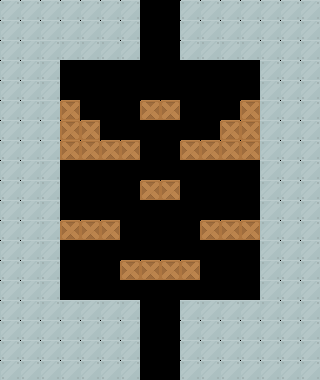

Below is a game level as drawn by its tile map, then a one-line description and the .tmx that defines it (tile-layer data replaced by summaries):
An orthogonal 16x19 tile map with 20x20 px tiles, 1 tile layer (Tile Layer 1) and 28 objects (28x ITEM_COIN).

<map version="1.2" tiledversion="1.2.3" orientation="orthogonal" renderorder="right-down" width="16" height="19" tilewidth="20" tileheight="20" infinite="0" nextlayerid="8" nextobjectid="57">
 <tileset firstgid="1" source="../../HW#4/NYUCodebase/MySprites.tsx" />
 <layer id="7" name="Tile Layer 1" width="16" height="19">
  <data>[304 cells, 198 non-empty, 3 distinct tile ids]</data>
 </layer>
 <objectgroup id="4" name="ObjectLayer">
  <object id="29" name="Coin" type="ITEM_COIN" gid="79" x="60" y="220" width="20" height="20" />
  <object id="30" name="Coin" type="ITEM_COIN" gid="79" x="80" y="220" width="20" height="20" />
  <object id="31" name="Coin" type="ITEM_COIN" gid="79" x="100" y="220" width="20" height="20" />
  <object id="32" name="Coin" type="ITEM_COIN" gid="79" x="200" y="220" width="20" height="20" />
  <object id="33" name="Coin" type="ITEM_COIN" gid="79" x="220" y="220" width="20" height="20" />
  <object id="34" name="Coin" type="ITEM_COIN" gid="79" x="240" y="220" width="20" height="20" />
  <object id="35" name="Coin" type="ITEM_COIN" gid="79" x="100" y="140" width="20" height="20" />
  <object id="36" name="Coin" type="ITEM_COIN" gid="79" x="120" y="140" width="20" height="20" />
  <object id="37" name="Coin" type="ITEM_COIN" gid="79" x="80.085" y="120" width="20" height="20" />
  <object id="38" name="Coin" type="ITEM_COIN" gid="79" x="60.085" y="100" width="20" height="20" />
  <object id="39" name="Coin" type="ITEM_COIN" gid="79" x="180" y="140" width="20" height="20" />
  <object id="40" name="Coin" type="ITEM_COIN" gid="79" x="200" y="140" width="20" height="20" />
  <object id="41" name="Coin" type="ITEM_COIN" gid="79" x="220" y="120" width="20" height="20" />
  <object id="42" name="Coin" type="ITEM_COIN" gid="79" x="240.208" y="100" width="19.5" height="19.5" />
  <object id="43" name="Coin" type="ITEM_COIN" gid="79" x="140" y="180" width="20" height="20" />
  <object id="44" name="Coin" type="ITEM_COIN" gid="79" x="160" y="180" width="20" height="20" />
  <object id="45" name="Coin" type="ITEM_COIN" gid="79" x="120" y="260" width="20" height="20" />
  <object id="46" name="Coin" type="ITEM_COIN" gid="79" x="140" y="260" width="20" height="20" />
  <object id="47" name="Coin" type="ITEM_COIN" gid="79" x="160" y="260" width="20" height="20" />
  <object id="48" name="Coin" type="ITEM_COIN" gid="79" x="180" y="260" width="20" height="20" />
  <object id="49" name="Coin" type="ITEM_COIN" gid="79" x="60" y="300" width="20" height="20" />
  <object id="50" name="Coin" type="ITEM_COIN" gid="79" x="80" y="300" width="20" height="20" />
  <object id="51" name="Coin" type="ITEM_COIN" gid="79" x="100" y="300" width="20" height="20" />
  <object id="52" name="Coin" type="ITEM_COIN" gid="79" x="120" y="300" width="20" height="20" />
  <object id="53" name="Coin" type="ITEM_COIN" gid="79" x="180" y="300" width="20" height="20" />
  <object id="54" name="Coin" type="ITEM_COIN" gid="79" x="200" y="300" width="20" height="20" />
  <object id="55" name="Coin" type="ITEM_COIN" gid="79" x="220" y="300" width="20" height="20" />
  <object id="56" name="Coin" type="ITEM_COIN" gid="79" x="240" y="300" width="20" height="20" />
 </objectgroup>
</map>
